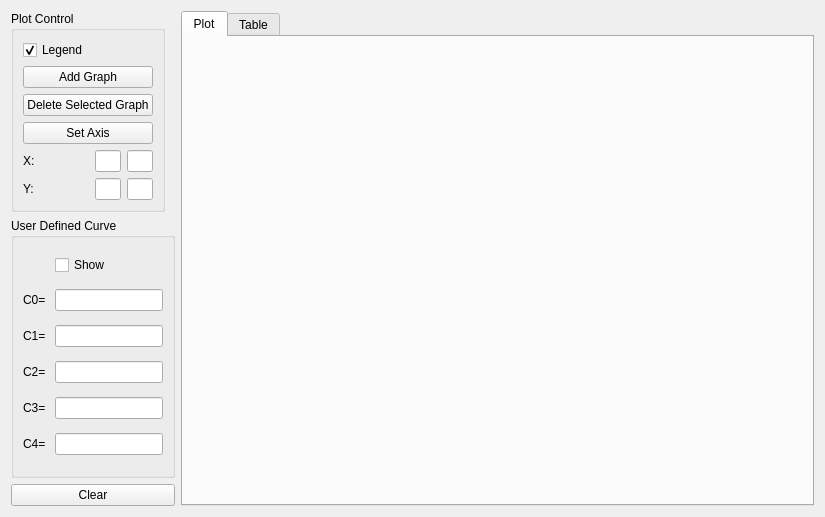
<?xml version="1.0" encoding="UTF-8"?>
<ui version="4.0">
 <class>DispersionPlotForm</class>
 <widget class="QWidget" name="DispersionPlotForm">
  <property name="geometry">
   <rect>
    <x>0</x>
    <y>0</y>
    <width>825</width>
    <height>517</height>
   </rect>
  </property>
  <property name="windowTitle">
   <string>Form</string>
  </property>
  <property name="locale">
   <locale language="English" country="UnitedStates"/>
  </property>
  <layout class="QGridLayout" name="gridLayout_2">
   <item row="1" column="0" rowspan="2">
    <widget class="QGroupBox" name="groupBox_UserDefinedCurve">
     <property name="sizePolicy">
      <sizepolicy hsizetype="Fixed" vsizetype="Preferred">
       <horstretch>0</horstretch>
       <verstretch>0</verstretch>
      </sizepolicy>
     </property>
     <property name="title">
      <string>User Defined Curve</string>
     </property>
     <layout class="QGridLayout" name="gridLayout_3">
      <item row="3" column="0">
       <widget class="QLabel" name="label_C2">
        <property name="sizePolicy">
         <sizepolicy hsizetype="Fixed" vsizetype="Preferred">
          <horstretch>0</horstretch>
          <verstretch>0</verstretch>
         </sizepolicy>
        </property>
        <property name="text">
         <string>C2=</string>
        </property>
       </widget>
      </item>
      <item row="1" column="0">
       <widget class="QLabel" name="label_C0">
        <property name="sizePolicy">
         <sizepolicy hsizetype="Fixed" vsizetype="Preferred">
          <horstretch>0</horstretch>
          <verstretch>0</verstretch>
         </sizepolicy>
        </property>
        <property name="text">
         <string>C0= </string>
        </property>
       </widget>
      </item>
      <item row="2" column="0">
       <widget class="QLabel" name="label_C1">
        <property name="sizePolicy">
         <sizepolicy hsizetype="Fixed" vsizetype="Preferred">
          <horstretch>0</horstretch>
          <verstretch>0</verstretch>
         </sizepolicy>
        </property>
        <property name="text">
         <string>C1= </string>
        </property>
       </widget>
      </item>
      <item row="4" column="0">
       <widget class="QLabel" name="label_C3">
        <property name="sizePolicy">
         <sizepolicy hsizetype="Fixed" vsizetype="Preferred">
          <horstretch>0</horstretch>
          <verstretch>0</verstretch>
         </sizepolicy>
        </property>
        <property name="text">
         <string>C3=</string>
        </property>
       </widget>
      </item>
      <item row="2" column="1">
       <widget class="QLineEdit" name="lineEdit_C1">
        <property name="sizePolicy">
         <sizepolicy hsizetype="Fixed" vsizetype="Fixed">
          <horstretch>0</horstretch>
          <verstretch>0</verstretch>
         </sizepolicy>
        </property>
       </widget>
      </item>
      <item row="0" column="1">
       <widget class="QCheckBox" name="checkBox_Curve">
        <property name="sizePolicy">
         <sizepolicy hsizetype="Minimum" vsizetype="Fixed">
          <horstretch>0</horstretch>
          <verstretch>0</verstretch>
         </sizepolicy>
        </property>
        <property name="text">
         <string>Show</string>
        </property>
       </widget>
      </item>
      <item row="1" column="1">
       <widget class="QLineEdit" name="lineEdit_C0">
        <property name="sizePolicy">
         <sizepolicy hsizetype="Fixed" vsizetype="Fixed">
          <horstretch>0</horstretch>
          <verstretch>0</verstretch>
         </sizepolicy>
        </property>
       </widget>
      </item>
      <item row="3" column="1">
       <widget class="QLineEdit" name="lineEdit_C2">
        <property name="sizePolicy">
         <sizepolicy hsizetype="Fixed" vsizetype="Fixed">
          <horstretch>0</horstretch>
          <verstretch>0</verstretch>
         </sizepolicy>
        </property>
       </widget>
      </item>
      <item row="4" column="1">
       <widget class="QLineEdit" name="lineEdit_C3">
        <property name="sizePolicy">
         <sizepolicy hsizetype="Fixed" vsizetype="Fixed">
          <horstretch>0</horstretch>
          <verstretch>0</verstretch>
         </sizepolicy>
        </property>
       </widget>
      </item>
      <item row="5" column="0">
       <widget class="QLabel" name="label_C4">
        <property name="sizePolicy">
         <sizepolicy hsizetype="Fixed" vsizetype="Preferred">
          <horstretch>0</horstretch>
          <verstretch>0</verstretch>
         </sizepolicy>
        </property>
        <property name="text">
         <string>C4=</string>
        </property>
       </widget>
      </item>
      <item row="5" column="1">
       <widget class="QLineEdit" name="lineEdit_C4">
        <property name="sizePolicy">
         <sizepolicy hsizetype="Fixed" vsizetype="Fixed">
          <horstretch>0</horstretch>
          <verstretch>0</verstretch>
         </sizepolicy>
        </property>
       </widget>
      </item>
     </layout>
    </widget>
   </item>
   <item row="0" column="0">
    <widget class="QGroupBox" name="groupBox">
     <property name="sizePolicy">
      <sizepolicy hsizetype="Fixed" vsizetype="Preferred">
       <horstretch>0</horstretch>
       <verstretch>0</verstretch>
      </sizepolicy>
     </property>
     <property name="title">
      <string>Plot Control</string>
     </property>
     <layout class="QGridLayout" name="gridLayout">
      <item row="1" column="0" colspan="3">
       <widget class="QPushButton" name="pushButton_AddGraph">
        <property name="sizePolicy">
         <sizepolicy hsizetype="Preferred" vsizetype="Fixed">
          <horstretch>0</horstretch>
          <verstretch>0</verstretch>
         </sizepolicy>
        </property>
        <property name="text">
         <string>Add Graph</string>
        </property>
       </widget>
      </item>
      <item row="6" column="1">
       <widget class="QLineEdit" name="lineEdit_Ymin">
        <property name="sizePolicy">
         <sizepolicy hsizetype="Ignored" vsizetype="Fixed">
          <horstretch>0</horstretch>
          <verstretch>0</verstretch>
         </sizepolicy>
        </property>
       </widget>
      </item>
      <item row="5" column="0">
       <widget class="QLabel" name="label_X">
        <property name="sizePolicy">
         <sizepolicy hsizetype="Fixed" vsizetype="Preferred">
          <horstretch>0</horstretch>
          <verstretch>0</verstretch>
         </sizepolicy>
        </property>
        <property name="text">
         <string>X:</string>
        </property>
       </widget>
      </item>
      <item row="3" column="0" colspan="3">
       <widget class="QPushButton" name="pushButton_DeleteGraph">
        <property name="sizePolicy">
         <sizepolicy hsizetype="Preferred" vsizetype="Fixed">
          <horstretch>0</horstretch>
          <verstretch>0</verstretch>
         </sizepolicy>
        </property>
        <property name="text">
         <string>Delete Selected Graph</string>
        </property>
       </widget>
      </item>
      <item row="4" column="0" colspan="3">
       <widget class="QPushButton" name="pushButton_SetAxis">
        <property name="sizePolicy">
         <sizepolicy hsizetype="Preferred" vsizetype="Fixed">
          <horstretch>0</horstretch>
          <verstretch>0</verstretch>
         </sizepolicy>
        </property>
        <property name="text">
         <string>Set Axis</string>
        </property>
       </widget>
      </item>
      <item row="5" column="2">
       <widget class="QLineEdit" name="lineEdit_Xmax">
        <property name="sizePolicy">
         <sizepolicy hsizetype="Ignored" vsizetype="Fixed">
          <horstretch>0</horstretch>
          <verstretch>0</verstretch>
         </sizepolicy>
        </property>
       </widget>
      </item>
      <item row="5" column="1">
       <widget class="QLineEdit" name="lineEdit_Xmin">
        <property name="sizePolicy">
         <sizepolicy hsizetype="Ignored" vsizetype="Fixed">
          <horstretch>0</horstretch>
          <verstretch>0</verstretch>
         </sizepolicy>
        </property>
       </widget>
      </item>
      <item row="6" column="0">
       <widget class="QLabel" name="label_Y">
        <property name="sizePolicy">
         <sizepolicy hsizetype="Fixed" vsizetype="Preferred">
          <horstretch>0</horstretch>
          <verstretch>0</verstretch>
         </sizepolicy>
        </property>
        <property name="text">
         <string>Y:</string>
        </property>
       </widget>
      </item>
      <item row="6" column="2">
       <widget class="QLineEdit" name="lineEdit_Ymax">
        <property name="sizePolicy">
         <sizepolicy hsizetype="Ignored" vsizetype="Fixed">
          <horstretch>0</horstretch>
          <verstretch>0</verstretch>
         </sizepolicy>
        </property>
       </widget>
      </item>
      <item row="0" column="0">
       <widget class="QCheckBox" name="checkBox_Legend">
        <property name="text">
         <string>Legend</string>
        </property>
        <property name="checked">
         <bool>true</bool>
        </property>
       </widget>
      </item>
     </layout>
    </widget>
   </item>
   <item row="3" column="0">
    <widget class="QPushButton" name="pushButton_Clear">
     <property name="text">
      <string>Clear</string>
     </property>
    </widget>
   </item>
   <item row="0" column="1" rowspan="4">
    <widget class="QTabWidget" name="tabWidget">
     <property name="currentIndex">
      <number>0</number>
     </property>
     <widget class="QWidget" name="tab_Plot">
      <attribute name="title">
       <string>Plot</string>
      </attribute>
      <layout class="QGridLayout" name="gridLayout_4">
       <item row="0" column="0">
        <widget class="QCustomPlot" name="widget" native="true"/>
       </item>
      </layout>
     </widget>
     <widget class="QWidget" name="tab_Text">
      <attribute name="title">
       <string>Table</string>
      </attribute>
      <layout class="QGridLayout" name="gridLayout_5">
       <item row="0" column="0">
        <widget class="QTableWidget" name="tableWidget"/>
       </item>
      </layout>
     </widget>
    </widget>
   </item>
  </layout>
 </widget>
 <customwidgets>
  <customwidget>
   <class>QCustomPlot</class>
   <extends>QWidget</extends>
   <header>qcustomplot.h</header>
   <container>1</container>
  </customwidget>
 </customwidgets>
 <resources/>
 <connections/>
</ui>
